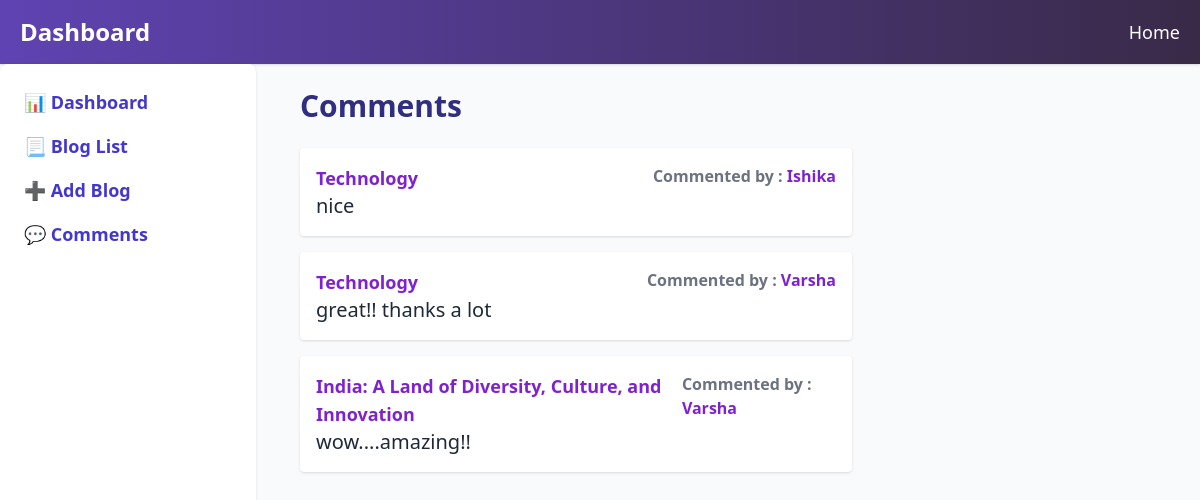
/my_comments/ (signed in), run on the app's committed database.
### blog_app/models.py (models this page shows, shortened)
class Comment(models.Model):
    blog = models.ForeignKey(Blog, on_delete=models.CASCADE)
    author = models.ForeignKey(User, on_delete=models.CASCADE)
    content = models.TextField()
    created_on = models.DateField(auto_now=True)

class Blog(models.Model):
    CATEGORIES = [
        ('Technology', 'Technology'),
        ('Lifestyle', 'Lifestyle'),
        ('Education', 'Education'),
        ('Health & Wellness', 'Health & Wellness'),
        ('Business & Finance', 'Business & Finance'),
        ('Travel & Culture', 'Travel & Culture'),
        ('Entertainment', 'Entertainment'),
        ('Personal Growth', 'Personal Growth'),
    ]
    title = models.CharField(max_length=100)
    content=models.TextField()
    created_on=models.DateField(auto_now_add=True)
    category=models.CharField(max_length=100)
    author = models.ForeignKey(User, on_delete=models.CASCADE)

### blog_app/views.py (the view)
# urls.py: path('my_comments/', views.my_comments , name='my_comments'),
@login_required(login_url='login')
def my_comments(request):
    blogs = Blog.objects.filter(author=request.user)
    commentss = Comment.objects.filter(blog__in=blogs).select_related('author', 'blog').order_by('created_on')
    return render(request, 'blogapp/my_comments.html', {'blogs':blogs, 'commentss':commentss})

### blog_app/templates/blogapp/my_comments.html (shortened to what this page needs)
<!DOCTYPE html>
<html lang="en">
<head>
  <script src="https://cdn.tailwindcss.com"></script>
</head>
<body class=" bg-slate-50 text-gray-800 font-sans">
  {% include 'blogapp/includes/navbar.html' %}
  <div class='max-[470px]:flex-col flex'>
  {% include  'blogapp/includes/sidebar.html' %}
  <section class="max-w-6xl mx-5 py-6 px-6 w-1/2 max-[470px]:w-3/4">
    <h2 class="text-3xl font-bold text-indigo-900 mb-6">Comments</h2>
    <div class=" space-y-4">
      {% for comment in commentss %}
      <div class="bg-white p-4 rounded shadow">
        <div class='md:flex justify-between'>
        <h3 class="text-lg font-semibold text-purple-700">{{ comment.blog.title }}</h3>
        <p class="font-semibold text-gray-500">Commented by : <span class='font-semibold text-purple-700'> {{comment.author.username}}</span></p>
        </div>
        <p class='text-xl'>{{comment.content}}</p>
      </div>
      {% endfor %}
    </div>
  </section>
</div>
</body>
</html>

### data on the page
Comment: blog "Technology", author.username "Ishika", content "nice"
Comment: blog "Technology", author.username "Varsha", content "great!! thanks a lot"
Comment: blog "India: A Land of Diversity, Culture, and Innovation", author.username "Varsha", content "wow....amazing!!"
